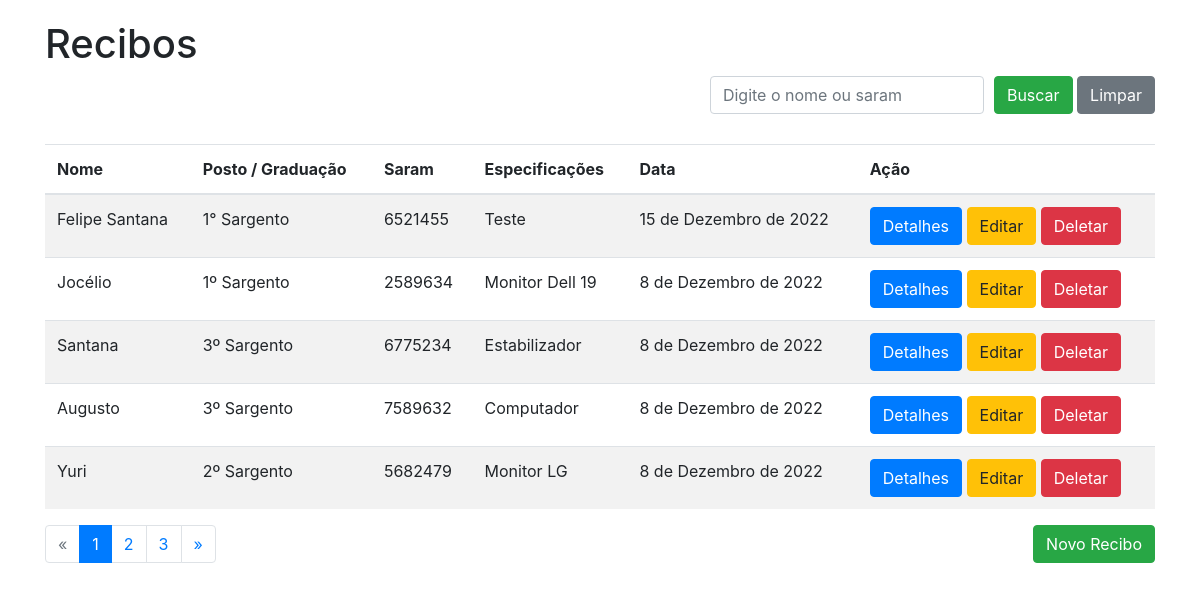
/, run on an earlier commit of the app's database.
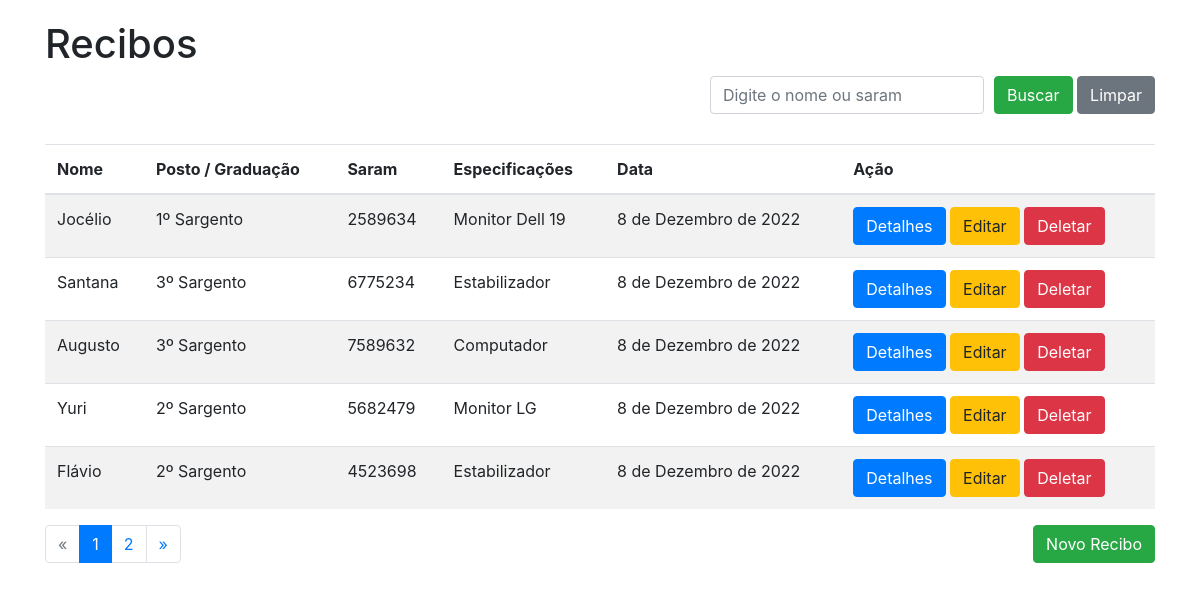
And on a later commit of the database.
### recibo_e_cautela/models.py (models this page shows, shortened)
class Base(models.Model):
    criados = models.DateField('Criação', auto_now_add=True)
    modificado = models.DateField('Atualização', auto_now=True)
    ativo = models.BooleanField('Ativo?', default=True)
    class Meta:
        abstract = True

class Recibo(Base):
    nome = models.CharField('Nome', max_length=100)
    saram = models.CharField('Saram', max_length=7)
    graduacao = models.CharField('Posto / Graduação', max_length=100)
    setor = models.CharField('Setor / Seção', max_length=100)
    ramal = models.CharField('Ramal', max_length=4)
    data = models.DateField('Data', default=timezone.now) # Troca do datatime por timezone
    especificacoes = models.CharField('Especifiações', max_length=200)
    observacao = models.CharField('Observação', max_length=500)
    sinf = models.CharField('SINF', max_length=4)
    lacre = models.CharField('Lacre', max_length=7)
    bmp = models.CharField('BMP', max_length=10)
    quantidade = models.IntegerField('Quantidade') # Retirada do max_lenght 100

### recibo_e_cautela/views.py (the view)
# urls.py: path('', ReciboView.as_view(), name='recibos'),
class ReciboView(ListView):
    models = Recibo
    template_name = 'recibos.html'
    paginate_by = 5
    context_object_name = 'recibos'
    def get_queryset(self):
        busca = self.request.GET.get('busca')
        if busca:
            recibos = Recibo.objects.filter(nome__contains=busca) or Recibo.objects.filter(saram__contains=busca)
        else:
            recibos = Recibo.objects.all().order_by('-id')
        return recibos

### recibo_e_cautela/templates/recibos.html
{% extends 'base.html' %}
{% load humanize %}
{% block content %}
    <div class="content">
      <h1>Recibos</h1>
        <form action="?" method="get">
            <div class="block-busca">
                <div class="input-busca">
                    <input type="text" class="form-control" name="busca" value="{{ request.GET.busca }}" autocomplete="off" placeholder="Digite o nome ou saram">
                </div>
                <div class="bt-busca">
                    <button type="submit" class="btn btn-success">Buscar</button>
                    <a href="{% url 'recibos' %}" class="btn btn-secondary">Limpar</a>
                </div>
            </div>
        </form>
        <table class="table table-striped">
          <thead>
              <tr>
                  <th scope="col">Nome</th>
                  <th scope="col">Posto / Graduação</th>
                  <th scope="col">Saram</th>
                  <th scope="col">Especificações</th>
                  <th scope="col">Data</th>
                  <th scope="col">Ação</th>
              </tr>
          </thead>
          <tbody>
          {% for recibo in page_obj %}
            <tr>
                <td scope="row">{{ recibo.nome }}</td>
                <td scope="row">{{ recibo.graduacao }}</td>
                <td scope="row">{{ recibo.saram }}</td>
                <td scope="row">{{ recibo.especificacoes }}</td>
                <td scope="row">{{ recibo.data }}</td>
                <td>
                    <a href="{% url 'detail_recibo' recibo.pk %}" class="btn btn-primary">Detalhes</a>
                    <a href="{% url 'update_recibo' recibo.pk %}" class="btn btn-warning">Editar</a>
                    <a href="{% url 'delete_recibo' recibo.pk %}" class="btn btn-danger">Deletar</a>
                </td>
            </tr>
          {% endfor %}
          </tbody>
        </table>
        <a href="{% url 'adicionar_recibo' %}" class="btn bt-add btn-success">Novo Recibo</a>
        {% include 'paginator.html' %}
    </div>
{% endblock %}

What changed in the data, as far as the page shows it:
removed Recibo: nome "Felipe Santana", graduacao "1° Sargento", saram "6521455", especificacoes "Teste", data "15 de Dezembro de 2022"
now on this page (row unchanged): Recibo: nome "Flávio", graduacao "2º Sargento", saram "4523698", especificacoes "Estabilizador", data "8 de Dezembro de 2022"
Also different on the page:
list line gone: "3"
